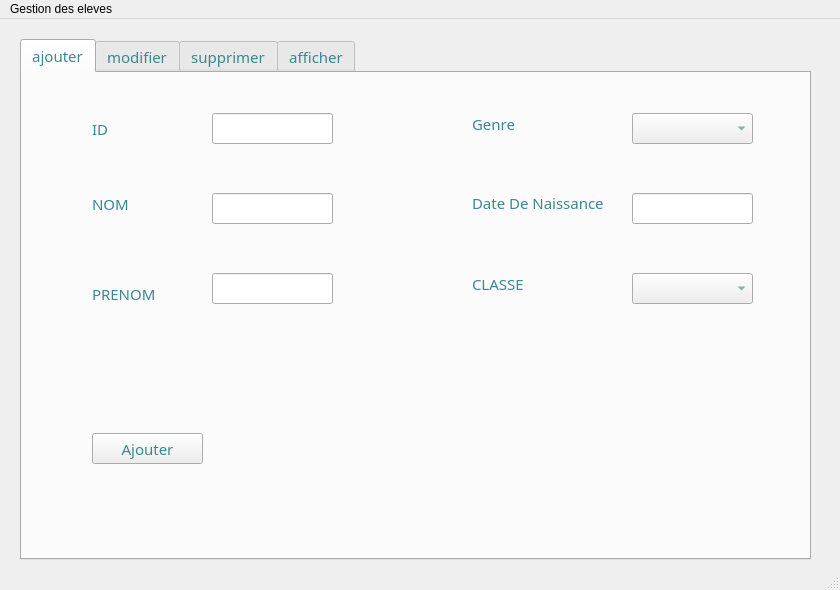
<?xml version="1.0" encoding="UTF-8"?>
<ui version="4.0">
 <class>gestioneleve</class>
 <widget class="QMainWindow" name="gestioneleve">
  <property name="geometry">
   <rect>
    <x>0</x>
    <y>0</y>
    <width>840</width>
    <height>590</height>
   </rect>
  </property>
  <property name="palette">
   <palette>
    <active>
     <colorrole role="Button">
      <brush brushstyle="SolidPattern">
       <color alpha="255">
        <red>255</red>
        <green>156</green>
        <blue>85</blue>
       </color>
      </brush>
     </colorrole>
    </active>
    <inactive>
     <colorrole role="Button">
      <brush brushstyle="SolidPattern">
       <color alpha="255">
        <red>255</red>
        <green>156</green>
        <blue>85</blue>
       </color>
      </brush>
     </colorrole>
    </inactive>
    <disabled>
     <colorrole role="Button">
      <brush brushstyle="SolidPattern">
       <color alpha="255">
        <red>255</red>
        <green>156</green>
        <blue>85</blue>
       </color>
      </brush>
     </colorrole>
    </disabled>
   </palette>
  </property>
  <property name="windowTitle">
   <string>management des eleves</string>
  </property>
  <widget class="QWidget" name="centralwidget">
   <widget class="QTabWidget" name="tabWidget">
    <property name="geometry">
     <rect>
      <x>20</x>
      <y>20</y>
      <width>791</width>
      <height>521</height>
     </rect>
    </property>
    <property name="font">
     <font>
      <family>MS Reference Sans Serif</family>
      <pointsize>11</pointsize>
      <weight>50</weight>
      <bold>false</bold>
     </font>
    </property>
    <property name="toolTip">
     <string/>
    </property>
    <property name="styleSheet">
     <string notr="true">color: rgb(58, 136, 145);</string>
    </property>
    <property name="currentIndex">
     <number>0</number>
    </property>
    <widget class="QWidget" name="tab">
     <attribute name="title">
      <string>ajouter</string>
     </attribute>
     <widget class="QLineEdit" name="ajout_id">
      <property name="geometry">
       <rect>
        <x>190</x>
        <y>40</y>
        <width>121</width>
        <height>31</height>
       </rect>
      </property>
      <property name="text">
       <string/>
      </property>
     </widget>
     <widget class="QLabel" name="label">
      <property name="geometry">
       <rect>
        <x>70</x>
        <y>30</y>
        <width>61</width>
        <height>51</height>
       </rect>
      </property>
      <property name="font">
       <font>
        <family>MS Reference Sans Serif</family>
        <pointsize>11</pointsize>
       </font>
      </property>
      <property name="text">
       <string>ID</string>
      </property>
     </widget>
     <widget class="QLabel" name="label_3">
      <property name="geometry">
       <rect>
        <x>70</x>
        <y>210</y>
        <width>131</width>
        <height>21</height>
       </rect>
      </property>
      <property name="font">
       <font>
        <family>MS Reference Sans Serif</family>
        <pointsize>11</pointsize>
       </font>
      </property>
      <property name="text">
       <string>PRENOM</string>
      </property>
     </widget>
     <widget class="QLabel" name="label_6">
      <property name="geometry">
       <rect>
        <x>450</x>
        <y>120</y>
        <width>201</width>
        <height>20</height>
       </rect>
      </property>
      <property name="font">
       <font>
        <family>MS Reference Sans Serif</family>
        <pointsize>11</pointsize>
       </font>
      </property>
      <property name="text">
       <string>Date De Naissance</string>
      </property>
     </widget>
     <widget class="QLineEdit" name="ajout_prix">
      <property name="geometry">
       <rect>
        <x>190</x>
        <y>200</y>
        <width>121</width>
        <height>31</height>
       </rect>
      </property>
      <property name="text">
       <string/>
      </property>
     </widget>
     <widget class="QPushButton" name="pushButton">
      <property name="geometry">
       <rect>
        <x>70</x>
        <y>360</y>
        <width>111</width>
        <height>31</height>
       </rect>
      </property>
      <property name="font">
       <font>
        <family>MS Reference Sans Serif</family>
        <pointsize>11</pointsize>
        <weight>50</weight>
        <bold>false</bold>
       </font>
      </property>
      <property name="text">
       <string>Ajouter</string>
      </property>
     </widget>
     <widget class="QLabel" name="label_7">
      <property name="geometry">
       <rect>
        <x>450</x>
        <y>30</y>
        <width>71</width>
        <height>41</height>
       </rect>
      </property>
      <property name="font">
       <font>
        <family>MS Reference Sans Serif</family>
        <pointsize>11</pointsize>
       </font>
      </property>
      <property name="text">
       <string>Genre</string>
      </property>
     </widget>
     <widget class="QComboBox" name="ajout_type">
      <property name="geometry">
       <rect>
        <x>610</x>
        <y>40</y>
        <width>121</width>
        <height>31</height>
       </rect>
      </property>
      <property name="font">
       <font>
        <family>MS Reference Sans Serif</family>
        <pointsize>11</pointsize>
       </font>
      </property>
     </widget>
     <widget class="QLabel" name="label_16">
      <property name="geometry">
       <rect>
        <x>450</x>
        <y>190</y>
        <width>71</width>
        <height>41</height>
       </rect>
      </property>
      <property name="font">
       <font>
        <family>MS Reference Sans Serif</family>
        <pointsize>11</pointsize>
       </font>
      </property>
      <property name="text">
       <string>CLASSE</string>
      </property>
     </widget>
     <widget class="QComboBox" name="ajout_libelle">
      <property name="geometry">
       <rect>
        <x>610</x>
        <y>200</y>
        <width>121</width>
        <height>31</height>
       </rect>
      </property>
      <property name="font">
       <font>
        <family>MS Reference Sans Serif</family>
        <pointsize>11</pointsize>
       </font>
      </property>
     </widget>
     <widget class="QLabel" name="label_17">
      <property name="geometry">
       <rect>
        <x>-340</x>
        <y>310</y>
        <width>71</width>
        <height>41</height>
       </rect>
      </property>
      <property name="font">
       <font>
        <family>MS Reference Sans Serif</family>
        <pointsize>11</pointsize>
       </font>
      </property>
      <property name="text">
       <string>Type</string>
      </property>
     </widget>
     <widget class="QLabel" name="label_4">
      <property name="geometry">
       <rect>
        <x>70</x>
        <y>120</y>
        <width>131</width>
        <height>21</height>
       </rect>
      </property>
      <property name="font">
       <font>
        <family>MS Reference Sans Serif</family>
        <pointsize>11</pointsize>
       </font>
      </property>
      <property name="text">
       <string>NOM</string>
      </property>
     </widget>
     <widget class="QLineEdit" name="ajout_cin">
      <property name="geometry">
       <rect>
        <x>190</x>
        <y>120</y>
        <width>121</width>
        <height>31</height>
       </rect>
      </property>
      <property name="text">
       <string/>
      </property>
     </widget>
     <widget class="QLabel" name="label_5">
      <property name="geometry">
       <rect>
        <x>870</x>
        <y>190</y>
        <width>131</width>
        <height>21</height>
       </rect>
      </property>
      <property name="font">
       <font>
        <family>MS Reference Sans Serif</family>
        <pointsize>11</pointsize>
       </font>
      </property>
      <property name="text">
       <string>Prix</string>
      </property>
     </widget>
     <widget class="QLineEdit" name="ajout_date">
      <property name="geometry">
       <rect>
        <x>610</x>
        <y>120</y>
        <width>121</width>
        <height>31</height>
       </rect>
      </property>
      <property name="text">
       <string/>
      </property>
     </widget>
    </widget>
    <widget class="QWidget" name="tab_2">
     <property name="minimumSize">
      <size>
       <width>515</width>
       <height>312</height>
      </size>
     </property>
     <attribute name="title">
      <string>modifier</string>
     </attribute>
     <widget class="QLabel" name="label_8">
      <property name="geometry">
       <rect>
        <x>30</x>
        <y>40</y>
        <width>61</width>
        <height>31</height>
       </rect>
      </property>
      <property name="font">
       <font>
        <family>MS Reference Sans Serif</family>
        <pointsize>11</pointsize>
       </font>
      </property>
      <property name="text">
       <string>ID</string>
      </property>
     </widget>
     <widget class="QLabel" name="label_10">
      <property name="geometry">
       <rect>
        <x>460</x>
        <y>290</y>
        <width>71</width>
        <height>31</height>
       </rect>
      </property>
      <property name="font">
       <font>
        <family>MS Reference Sans Serif</family>
        <pointsize>11</pointsize>
       </font>
      </property>
      <property name="text">
       <string>CLASSE</string>
      </property>
     </widget>
     <widget class="QLabel" name="label_11">
      <property name="geometry">
       <rect>
        <x>20</x>
        <y>150</y>
        <width>101</width>
        <height>41</height>
       </rect>
      </property>
      <property name="font">
       <font>
        <family>MS Reference Sans Serif</family>
        <pointsize>11</pointsize>
       </font>
      </property>
      <property name="text">
       <string>NOM</string>
      </property>
     </widget>
     <widget class="QLineEdit" name="mod_id">
      <property name="geometry">
       <rect>
        <x>140</x>
        <y>40</y>
        <width>151</width>
        <height>31</height>
       </rect>
      </property>
      <property name="toolTip">
       <string>modifier</string>
      </property>
      <property name="text">
       <string/>
      </property>
     </widget>
     <widget class="QLineEdit" name="mod_cin">
      <property name="geometry">
       <rect>
        <x>140</x>
        <y>150</y>
        <width>131</width>
        <height>31</height>
       </rect>
      </property>
     </widget>
     <widget class="QPushButton" name="pushButton_3">
      <property name="geometry">
       <rect>
        <x>100</x>
        <y>360</y>
        <width>111</width>
        <height>41</height>
       </rect>
      </property>
      <property name="font">
       <font>
        <family>MS Reference Sans Serif</family>
        <pointsize>11</pointsize>
       </font>
      </property>
      <property name="text">
       <string>Modifier</string>
      </property>
     </widget>
     <widget class="QComboBox" name="mod_libelle">
      <property name="geometry">
       <rect>
        <x>590</x>
        <y>290</y>
        <width>151</width>
        <height>31</height>
       </rect>
      </property>
      <property name="font">
       <font>
        <family>MS Reference Sans Serif</family>
        <pointsize>11</pointsize>
       </font>
      </property>
     </widget>
     <widget class="QLabel" name="label_13">
      <property name="geometry">
       <rect>
        <x>470</x>
        <y>40</y>
        <width>71</width>
        <height>31</height>
       </rect>
      </property>
      <property name="font">
       <font>
        <family>MS Reference Sans Serif</family>
        <pointsize>11</pointsize>
       </font>
      </property>
      <property name="text">
       <string>GENRE</string>
      </property>
     </widget>
     <widget class="QComboBox" name="mod_type">
      <property name="geometry">
       <rect>
        <x>580</x>
        <y>40</y>
        <width>151</width>
        <height>31</height>
       </rect>
      </property>
      <property name="font">
       <font>
        <family>MS Reference Sans Serif</family>
        <pointsize>11</pointsize>
       </font>
      </property>
     </widget>
     <widget class="QLabel" name="label_14">
      <property name="geometry">
       <rect>
        <x>900</x>
        <y>-100</y>
        <width>71</width>
        <height>31</height>
       </rect>
      </property>
      <property name="font">
       <font>
        <family>MS Reference Sans Serif</family>
        <pointsize>11</pointsize>
       </font>
      </property>
      <property name="text">
       <string>Type</string>
      </property>
     </widget>
     <widget class="QLabel" name="label_15">
      <property name="geometry">
       <rect>
        <x>470</x>
        <y>170</y>
        <width>71</width>
        <height>31</height>
       </rect>
      </property>
      <property name="font">
       <font>
        <family>MS Reference Sans Serif</family>
        <pointsize>11</pointsize>
       </font>
      </property>
      <property name="text">
       <string>Date</string>
      </property>
     </widget>
     <widget class="QLabel" name="label_18">
      <property name="geometry">
       <rect>
        <x>1340</x>
        <y>-110</y>
        <width>71</width>
        <height>31</height>
       </rect>
      </property>
      <property name="font">
       <font>
        <family>MS Reference Sans Serif</family>
        <pointsize>11</pointsize>
       </font>
      </property>
      <property name="text">
       <string>Type</string>
      </property>
     </widget>
     <widget class="QLabel" name="label_33">
      <property name="geometry">
       <rect>
        <x>30</x>
        <y>270</y>
        <width>101</width>
        <height>41</height>
       </rect>
      </property>
      <property name="font">
       <font>
        <family>MS Reference Sans Serif</family>
        <pointsize>11</pointsize>
       </font>
      </property>
      <property name="text">
       <string>PRENOM</string>
      </property>
     </widget>
     <widget class="QLineEdit" name="mod_prix">
      <property name="geometry">
       <rect>
        <x>150</x>
        <y>280</y>
        <width>131</width>
        <height>31</height>
       </rect>
      </property>
     </widget>
     <widget class="QLabel" name="label_34">
      <property name="geometry">
       <rect>
        <x>-190</x>
        <y>270</y>
        <width>101</width>
        <height>41</height>
       </rect>
      </property>
      <property name="font">
       <font>
        <family>MS Reference Sans Serif</family>
        <pointsize>11</pointsize>
       </font>
      </property>
      <property name="text">
       <string>Prix</string>
      </property>
     </widget>
     <widget class="QLineEdit" name="mod_date">
      <property name="geometry">
       <rect>
        <x>580</x>
        <y>170</y>
        <width>131</width>
        <height>31</height>
       </rect>
      </property>
     </widget>
    </widget>
    <widget class="QWidget" name="tab3">
     <attribute name="title">
      <string>supprimer</string>
     </attribute>
     <widget class="QLabel" name="label_12">
      <property name="geometry">
       <rect>
        <x>280</x>
        <y>120</y>
        <width>121</width>
        <height>41</height>
       </rect>
      </property>
      <property name="font">
       <font>
        <family>MS Reference Sans Serif</family>
        <pointsize>16</pointsize>
       </font>
      </property>
      <property name="text">
       <string>ID</string>
      </property>
     </widget>
     <widget class="QPushButton" name="pushButton_5">
      <property name="geometry">
       <rect>
        <x>90</x>
        <y>280</y>
        <width>141</width>
        <height>51</height>
       </rect>
      </property>
      <property name="font">
       <font>
        <family>MS Reference Sans Serif</family>
        <pointsize>11</pointsize>
       </font>
      </property>
      <property name="text">
       <string>Supprimer</string>
      </property>
     </widget>
     <widget class="QLineEdit" name="supp_id">
      <property name="geometry">
       <rect>
        <x>390</x>
        <y>120</y>
        <width>151</width>
        <height>41</height>
       </rect>
      </property>
     </widget>
    </widget>
    <widget class="QWidget" name="tab_3">
     <attribute name="title">
      <string>afficher</string>
     </attribute>
     <widget class="QPushButton" name="pushButton_6">
      <property name="geometry">
       <rect>
        <x>30</x>
        <y>387</y>
        <width>111</width>
        <height>31</height>
       </rect>
      </property>
      <property name="font">
       <font>
        <family>MS Reference Sans Serif</family>
        <pointsize>11</pointsize>
       </font>
      </property>
      <property name="text">
       <string>Stats</string>
      </property>
      <property name="icon">
       <iconset>
        <normaloff>../../Downloads/pngwing.com (4).png</normaloff>../../Downloads/pngwing.com (4).png</iconset>
      </property>
      <property name="iconSize">
       <size>
        <width>20</width>
        <height>20</height>
       </size>
      </property>
     </widget>
     <widget class="QPushButton" name="pushButton_8">
      <property name="geometry">
       <rect>
        <x>30</x>
        <y>440</y>
        <width>111</width>
        <height>31</height>
       </rect>
      </property>
      <property name="font">
       <font>
        <family>MS Reference Sans Serif</family>
        <pointsize>11</pointsize>
       </font>
      </property>
      <property name="text">
       <string>PDF</string>
      </property>
      <property name="icon">
       <iconset>
        <normaloff>../../Downloads/pngwing.com (3).png</normaloff>../../Downloads/pngwing.com (3).png</iconset>
      </property>
      <property name="iconSize">
       <size>
        <width>22</width>
        <height>22</height>
       </size>
      </property>
     </widget>
     <widget class="QPushButton" name="pushButton_9">
      <property name="geometry">
       <rect>
        <x>210</x>
        <y>390</y>
        <width>131</width>
        <height>31</height>
       </rect>
      </property>
      <property name="font">
       <font>
        <family>MS Reference Sans Serif</family>
        <pointsize>11</pointsize>
       </font>
      </property>
      <property name="text">
       <string>ORDER BY ASC</string>
      </property>
     </widget>
     <widget class="QTableView" name="tableView">
      <property name="geometry">
       <rect>
        <x>30</x>
        <y>80</y>
        <width>711</width>
        <height>261</height>
       </rect>
      </property>
     </widget>
     <widget class="QPushButton" name="pushButton_12">
      <property name="geometry">
       <rect>
        <x>600</x>
        <y>40</y>
        <width>141</width>
        <height>31</height>
       </rect>
      </property>
      <property name="font">
       <font>
        <family>MS Reference Sans Serif</family>
        <pointsize>11</pointsize>
       </font>
      </property>
      <property name="text">
       <string>Rechercher</string>
      </property>
      <property name="icon">
       <iconset>
        <normaloff>../../Downloads/pngwing.com (6).png</normaloff>../../Downloads/pngwing.com (6).png</iconset>
      </property>
      <property name="iconSize">
       <size>
        <width>20</width>
        <height>20</height>
       </size>
      </property>
     </widget>
     <widget class="QPushButton" name="pushButton_13">
      <property name="geometry">
       <rect>
        <x>30</x>
        <y>40</y>
        <width>93</width>
        <height>31</height>
       </rect>
      </property>
      <property name="text">
       <string>RESET</string>
      </property>
      <property name="icon">
       <iconset>
        <normaloff>../../Downloads/pngwing.com (7).png</normaloff>../../Downloads/pngwing.com (7).png</iconset>
      </property>
      <property name="iconSize">
       <size>
        <width>30</width>
        <height>30</height>
       </size>
      </property>
     </widget>
     <widget class="QLineEdit" name="lineEdit_R">
      <property name="geometry">
       <rect>
        <x>310</x>
        <y>40</y>
        <width>281</width>
        <height>31</height>
       </rect>
      </property>
     </widget>
     <widget class="QPushButton" name="pushButton_10">
      <property name="geometry">
       <rect>
        <x>210</x>
        <y>440</y>
        <width>131</width>
        <height>31</height>
       </rect>
      </property>
      <property name="font">
       <font>
        <family>MS Reference Sans Serif</family>
        <pointsize>11</pointsize>
       </font>
      </property>
      <property name="text">
       <string>ORDER BY DESC</string>
      </property>
     </widget>
    </widget>
   </widget>
  </widget>
  <widget class="QMenuBar" name="menubar">
   <property name="geometry">
    <rect>
     <x>0</x>
     <y>0</y>
     <width>840</width>
     <height>22</height>
    </rect>
   </property>
   <widget class="QMenu" name="menuGestion_des_Factures">
    <property name="title">
     <string>Gestion des eleves</string>
    </property>
   </widget>
   <addaction name="menuGestion_des_Factures"/>
  </widget>
  <widget class="QStatusBar" name="statusbar"/>
 </widget>
 <resources/>
 <connections/>
</ui>
